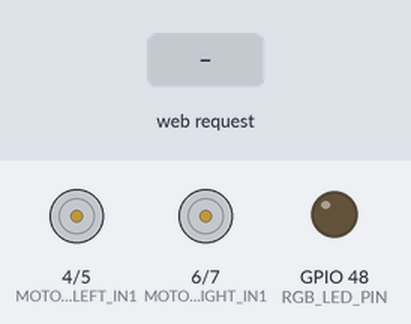
This sketch was run on a simulated ESP32-S3. On the bench: motor-driver pin pairs drawn as motors (green arrow = first pin HIGH = forward, orange = second pin HIGH = backward, longer = more drive, scaled by the enable pin), output pins drawn as LEDs (lit = HIGH). The test bench sets the inputs (shaded band). What the sketch prints to the serial monitor is not drawn.

Above: at 1.2 s.
1.3 s: HTTP request GET /cmd?mov=frente received
At 1.9 s:
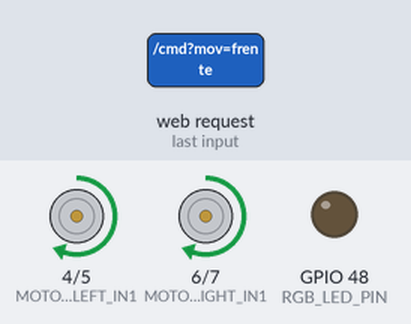
3.6 s: HTTP request GET /cmd?mov=re received
At 4.2 s:
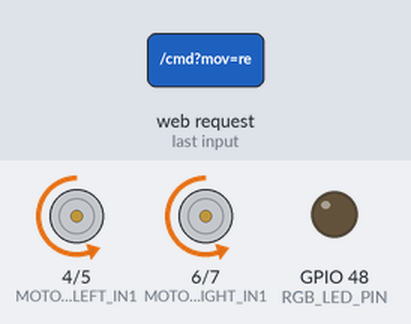
5.9 s: HTTP request GET /cmd?mov=direita received
At 6.5 s:
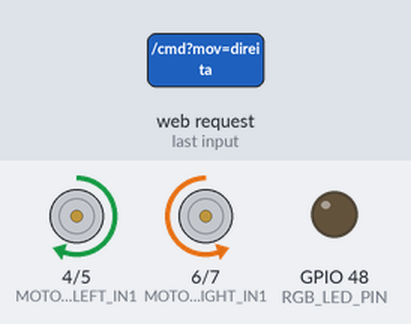
8.2 s: HTTP request GET /cmd?mov=esquerda received
At 8.8 s:
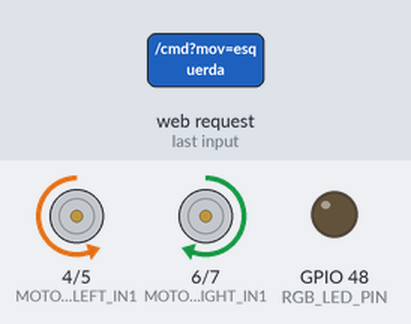
Timing chart, 0 to 11.2 s (numbered marks = the images above; inputs shaded):
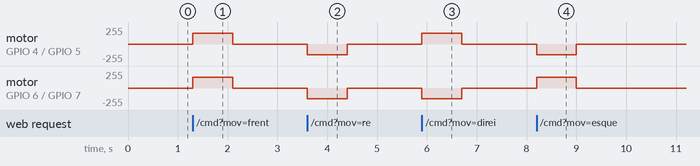

The sketch:

teste_motores.ino
```cpp
/*
  MinionRobo - controle remoto por Wi-Fi

  O ESP32-S3 cria uma rede Wi-Fi propria. Conecte o celular nessa rede e
  abra http://192.168.4.1 para controlar os motores.

  Ligacao mantida do teste original:
  - Motor esquerdo: IN1 GPIO 4, IN2 GPIO 5, PWM/ENA GPIO 15
  - Motor direito:  IN1 GPIO 6, IN2 GPIO 7, PWM/ENB GPIO 16
  - LED RGB integrado: GPIO 48
*/

#include <Arduino.h>
#include <WebServer.h>
#include <WiFi.h>

constexpr uint8_t MOTOR_LEFT_IN1  = 4;
constexpr uint8_t MOTOR_LEFT_IN2  = 5;
constexpr uint8_t MOTOR_RIGHT_IN1 = 6;
constexpr uint8_t MOTOR_RIGHT_IN2 = 7;
constexpr uint8_t MOTOR_LEFT_PWM  = 15;
constexpr uint8_t MOTOR_RIGHT_PWM = 16;
constexpr uint8_t RGB_LED_PIN     = 48;

constexpr uint32_t PWM_FREQUENCY = 1000;
constexpr uint8_t PWM_RESOLUTION = 8;
constexpr uint8_t VELOCIDADE = 160;

constexpr char WIFI_NOME[] = "MinionRobo";
constexpr char WIFI_SENHA[] = "minion123";
constexpr uint32_t TIMEOUT_COMANDO = 800;

WebServer server(80);
uint32_t ultimoComando = 0;
bool motoresEmMovimento = false;

const char PAGINA_HTML[] PROGMEM = R"rawliteral(
<!doctype html>
<html lang="pt-BR">
<head>
  <meta charset="utf-8">
  <meta name="viewport" content="width=device-width,initial-scale=1,user-scalable=no">
  <title>MinionRobo</title>
  <style>
    * { box-sizing: border-box; }
    body { margin: 0; min-height: 100vh; display: grid; place-items: center;
      background: #10131a; color: white; font-family: sans-serif; }
    main { width: min(94vw, 420px); text-align: center; }
    h1 { margin: 0 0 8px; }
    p { color: #aeb6c5; margin: 0 0 22px; }
    .controle { display: grid; grid-template-columns: repeat(3, 1fr); gap: 12px; }
    button { min-height: 86px; border: 0; border-radius: 18px; color: white;
      font-size: 19px; font-weight: bold; touch-action: none; user-select: none;
      -webkit-user-select: none; }
    button:active { filter: brightness(1.35); transform: scale(.97); }
    .direcao { background: #1769aa; }
    .giro { background: #7b3fb6; }
    .parar { background: #b52635; }
    .vazio { visibility: hidden; }
  </style>
</head>
<body>
  <main>
    <h1>MinionRobo</h1>
    <p>Pressione e mantenha o botao</p>
    <section class="controle">
      <button class="vazio" tabindex="-1"></button>
      <button class="direcao" data-mov="frente">▲<br>FRENTE</button>
      <button class="vazio" tabindex="-1"></button>
      <button class="giro" data-mov="esquerda">◀<br>ESQUERDA</button>
      <button class="parar" data-mov="parar">■<br>PARAR</button>
      <button class="giro" data-mov="direita">▶<br>DIREITA</button>
      <button class="vazio" tabindex="-1"></button>
      <button class="direcao" data-mov="re">▼<br>RE</button>
      <button class="vazio" tabindex="-1"></button>
    </section>
  </main>
  <script>
    let repeticao = null;
    function enviar(mov) {
      fetch('/cmd?mov=' + mov, {cache: 'no-store'}).catch(() => {});
    }
    function iniciar(mov) {
      if (mov === 'parar') { parar(); return; }
      parar();
      enviar(mov);
      repeticao = setInterval(() => enviar(mov), 200);
    }
    function parar() {
      if (repeticao) clearInterval(repeticao);
      repeticao = null;
      enviar('parar');
    }
    document.querySelectorAll('[data-mov]').forEach(botao => {
      botao.addEventListener('pointerdown', e => {
        e.preventDefault();
        botao.setPointerCapture(e.pointerId);
        iniciar(botao.dataset.mov);
      });
      botao.addEventListener('pointerup', e => { e.preventDefault(); parar(); });
      botao.addEventListener('pointercancel', parar);
      botao.addEventListener('contextmenu', e => e.preventDefault());
    });
    window.addEventListener('blur', parar);
  </script>
</body>
</html>
)rawliteral";

void ledCor(uint8_t vermelho, uint8_t verde, uint8_t azul) {
  neopixelWrite(RGB_LED_PIN, vermelho, verde, azul);
}

void motor(uint8_t in1, uint8_t in2, uint8_t pwmPin, int velocidade) {
  velocidade = constrain(velocidade, -255, 255);
  if (velocidade == 0) {
    ledcWrite(pwmPin, 0);
    digitalWrite(in1, LOW);
    digitalWrite(in2, LOW);
    return;
  }
  digitalWrite(in1, velocidade > 0 ? HIGH : LOW);
  digitalWrite(in2, velocidade < 0 ? HIGH : LOW);
  ledcWrite(pwmPin, abs(velocidade));
}

void pararMotores() {
  motor(MOTOR_LEFT_IN1, MOTOR_LEFT_IN2, MOTOR_LEFT_PWM, 0);
  motor(MOTOR_RIGHT_IN1, MOTOR_RIGHT_IN2, MOTOR_RIGHT_PWM, 0);
  ledCor(0, 0, 0);
  motoresEmMovimento = false;
}

void aplicarMovimento(const String& movimento) {
  ultimoComando = millis();

  if (movimento == "frente") {
    motor(MOTOR_LEFT_IN1, MOTOR_LEFT_IN2, MOTOR_LEFT_PWM, +VELOCIDADE);
    motor(MOTOR_RIGHT_IN1, MOTOR_RIGHT_IN2, MOTOR_RIGHT_PWM, +VELOCIDADE);
    ledCor(0, 255, 0);
  } else if (movimento == "re") {
    motor(MOTOR_LEFT_IN1, MOTOR_LEFT_IN2, MOTOR_LEFT_PWM, -VELOCIDADE);
    motor(MOTOR_RIGHT_IN1, MOTOR_RIGHT_IN2, MOTOR_RIGHT_PWM, -VELOCIDADE);
    ledCor(0, 0, 255);
  } else if (movimento == "direita") {
    motor(MOTOR_LEFT_IN1, MOTOR_LEFT_IN2, MOTOR_LEFT_PWM, +VELOCIDADE);
    motor(MOTOR_RIGHT_IN1, MOTOR_RIGHT_IN2, MOTOR_RIGHT_PWM, -VELOCIDADE);
    ledCor(255, 180, 0);
  } else if (movimento == "esquerda") {
    motor(MOTOR_LEFT_IN1, MOTOR_LEFT_IN2, MOTOR_LEFT_PWM, -VELOCIDADE);
    motor(MOTOR_RIGHT_IN1, MOTOR_RIGHT_IN2, MOTOR_RIGHT_PWM, +VELOCIDADE);
    ledCor(180, 0, 255);
  } else {
    pararMotores();
    return;
  }

  motoresEmMovimento = true;
}

void paginaInicial() {
  server.send(200, "text/html; charset=utf-8", PAGINA_HTML);
}

void comandoMotor() {
  if (!server.hasArg("mov")) {
    server.send(400, "text/plain", "Parametro mov ausente");
    return;
  }
  aplicarMovimento(server.arg("mov"));
  server.send(200, "text/plain", "OK");
}

void setup() {
  Serial.begin(115200);

  pinMode(MOTOR_LEFT_IN1, OUTPUT);
  pinMode(MOTOR_LEFT_IN2, OUTPUT);
  pinMode(MOTOR_RIGHT_IN1, OUTPUT);
  pinMode(MOTOR_RIGHT_IN2, OUTPUT);
  pinMode(RGB_LED_PIN, OUTPUT);

  ledcAttach(MOTOR_LEFT_PWM, PWM_FREQUENCY, PWM_RESOLUTION);
  ledcAttach(MOTOR_RIGHT_PWM, PWM_FREQUENCY, PWM_RESOLUTION);
  pararMotores();

  WiFi.mode(WIFI_AP);
  WiFi.softAP(WIFI_NOME, WIFI_SENHA);

  Serial.println();
  Serial.println("Rede criada:");
  Serial.print("  Nome: ");
  Serial.println(WIFI_NOME);
  Serial.print("  Senha: ");
  Serial.println(WIFI_SENHA);
  Serial.print("  Pagina: http://");
  Serial.println(WiFi.softAPIP());

  server.on("/", HTTP_GET, paginaInicial);
  server.on("/cmd", HTTP_GET, comandoMotor);
  server.onNotFound([]() {
    server.send(404, "text/plain", "Nao encontrado");
  });
  server.begin();
  ultimoComando = millis();
}

void loop() {
  server.handleClient();

  // Para se o celular perder a conexao ou o botao deixar de ser pressionado.
  if (motoresEmMovimento && millis() - ultimoComando > TIMEOUT_COMANDO) {
    pararMotores();
  }
}
```

Measured:
- after the input at 1.3 s, motor on GPIO 4 (MOTOR_LEFT_IN1) / GPIO 5 (MOTOR_LEFT_IN2), motor on GPIO 6 (MOTOR_RIGHT_IN1) / GPIO 7 (MOTOR_RIGHT_IN2): stopped → forward 159/255 at once, → stopped 0.80 s later
- after the input at 3.6 s, motor on GPIO 4 (MOTOR_LEFT_IN1) / GPIO 5 (MOTOR_LEFT_IN2), motor on GPIO 6 (MOTOR_RIGHT_IN1) / GPIO 7 (MOTOR_RIGHT_IN2): stopped → backward 159/255 at once, → stopped 0.80 s later
- after the input at 5.9 s, motor on GPIO 4 (MOTOR_LEFT_IN1) / GPIO 5 (MOTOR_LEFT_IN2): stopped → forward 159/255 at once, → stopped 0.80 s later; motor on GPIO 6 (MOTOR_RIGHT_IN1) / GPIO 7 (MOTOR_RIGHT_IN2): stopped → backward 159/255 at once, → stopped 0.80 s later
- after the input at 8.2 s, motor on GPIO 4 (MOTOR_LEFT_IN1) / GPIO 5 (MOTOR_LEFT_IN2): stopped → backward 159/255 at once, → stopped 0.80 s later; motor on GPIO 6 (MOTOR_RIGHT_IN1) / GPIO 7 (MOTOR_RIGHT_IN2): stopped → forward 159/255 at once, → stopped 0.80 s later
